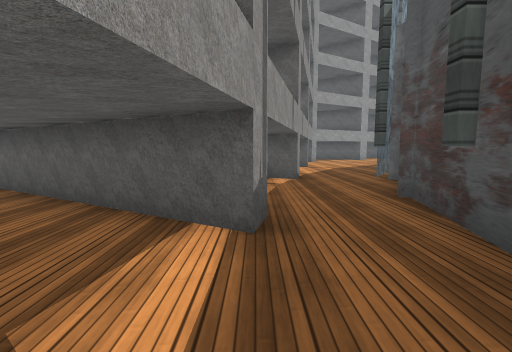
[1] (above)

17 first-person views from a walk through a scene from a Unity 3-D project. The camera is 1.2 m above the floor, tilts 6° down and sees 85° across. The floor is counted in squares, 1.64 m on a side. Each view is taken from the middle of a square. On the plan, view 1 faces up. The plan holds only what a view shows up to about 10 squares ahead; the rest is blank. The place goes on beyond the plan. The player character is not drawn. Some surface patterns are stand-ins.

[2]
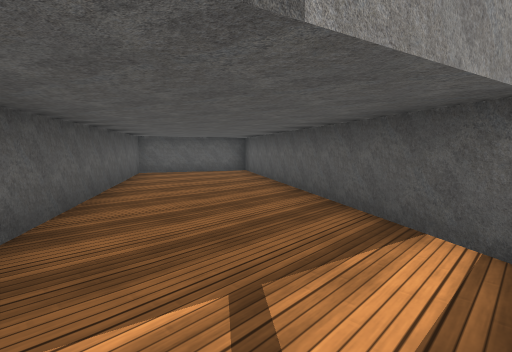

[3]
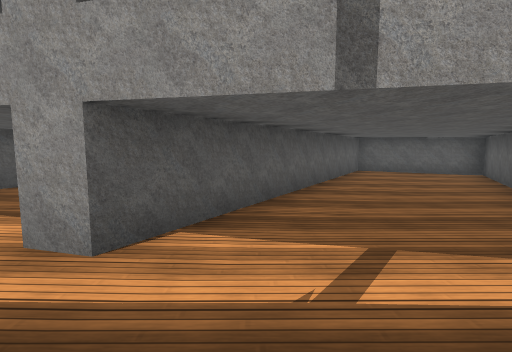

[4]
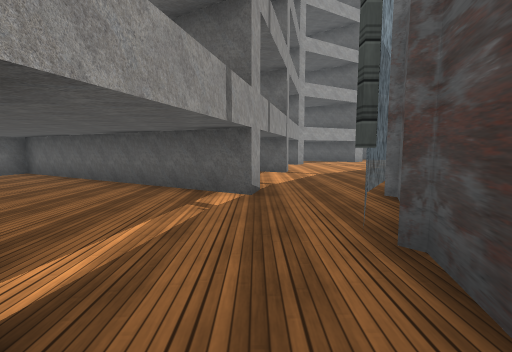

[5]
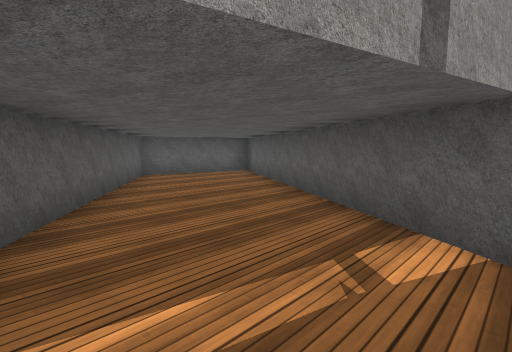

[6]
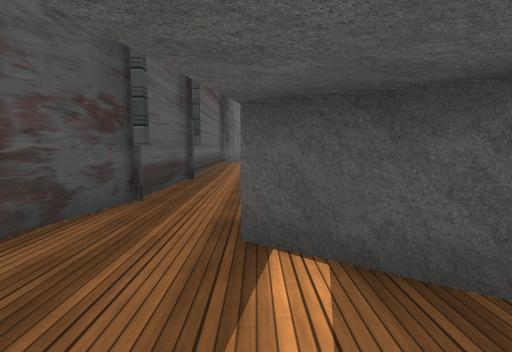

[7]
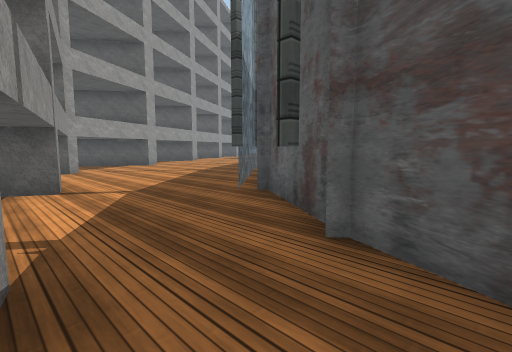

[8]
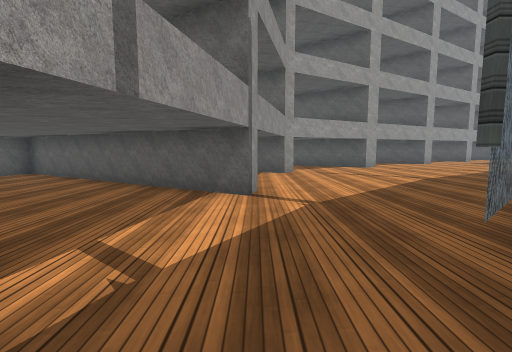

[9]
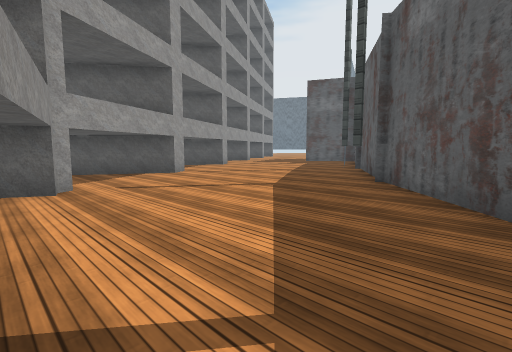

[10]
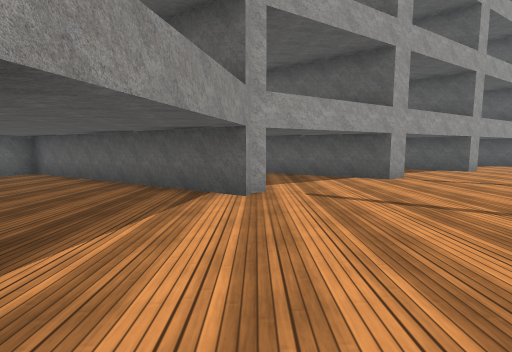

[11]
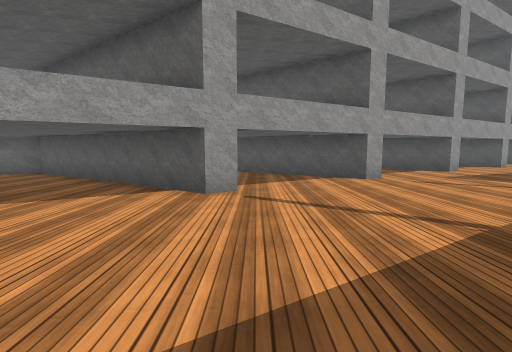

[12]
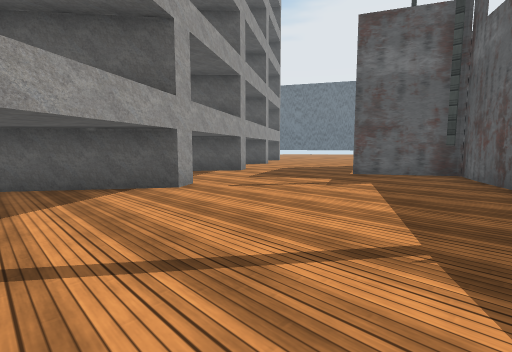

[13]
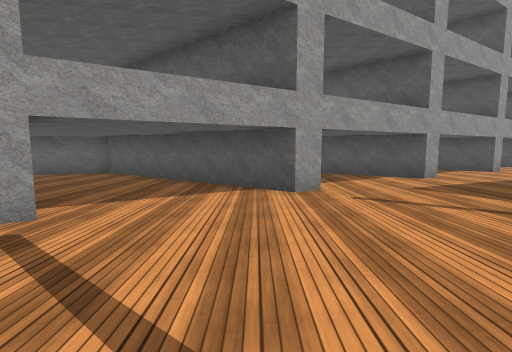

[14]
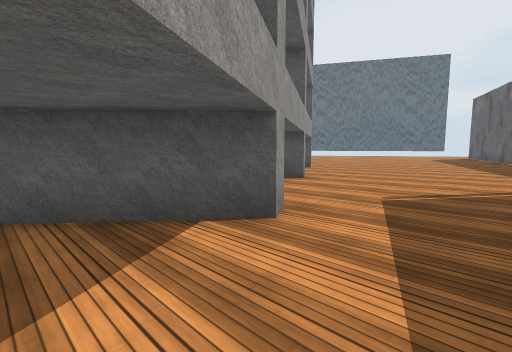

[15]
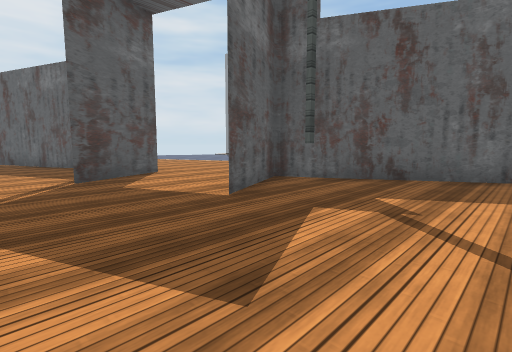

[16]
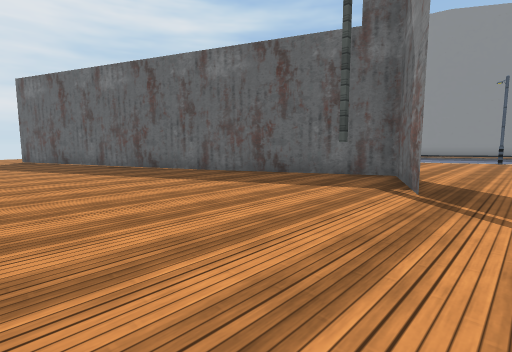

[17]
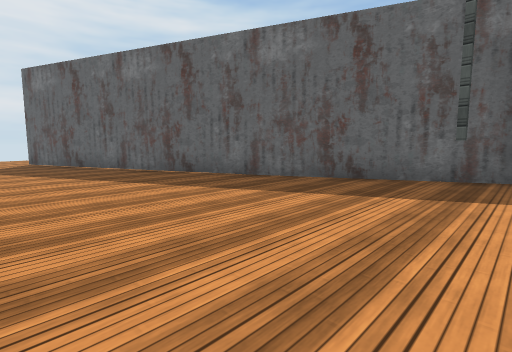

### Floor plan
Key: @ floor where view 1 was taken; # wall or solid block; . main floor; - floor 0.25 m lower than the main floor; / step, stairs or slope; S streetlight.
Columns run from 9 left of view 1 to 30 right of it. Each row starts with its distance up from view 1.
 23            ##-##    ##  ------------..
 22             ---##   -##---.............#
 21         ####----##  ..#............. ###
 20          --##----###.............. ##
 19     #### ---###....#........... ###
 18     #--## ----##..........##. ##
 17      ---###-...#........#..###
 16       ----##............#.....
 15    ### --..##..........##.....
 14    #-###.............### ....
 13     ---###.........###   ...
 12      -...##......###      ..
 11   ### ....##....##        S/
 10   #-###........##
  9   #--.###.....##
  8   #-....##...##
  7  ###.....##.##
  6  #-###......#
  5 ##--.##....##
  4 #.....### .#
  3 ##......##.#
  2  ###.......#
  1    ##......#
  0     ###..@.#
 -1       ###.##
 -2         #.#
 -3           #

Where each view was taken, in squares from view 1:
view 1: 0 up, 0 right, facing up
view 2: 0 up, 0 right, facing up-left
view 3: 0 up, 1 right, facing left
view 4: 2 up, 1 right, facing up
view 5: 4 up, 1 right, facing up-left
view 6: 5 up, 0 right, facing down
view 7: 5 up, 1 right, facing up-right
view 8: 6 up, 2 right, facing up
view 9: 9 up, 2 right, facing up-right
view 10: 10 up, 3 right, facing up
view 11: 12 up, 7 right, facing up
view 12: 14 up, 7 right, facing up-right
view 13: 14 up, 9 right, facing up
view 14: 19 up, 11 right, facing up-right
view 15: 20 up, 11 right, facing down-right
view 16: 23 up, 16 right, facing down-right
view 17: 23 up, 18 right, facing down-right
